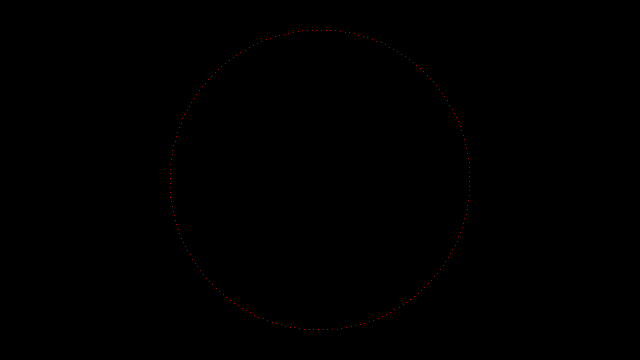
Frame 1 (no input)
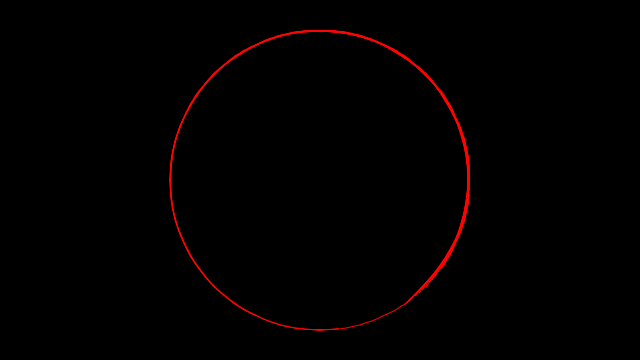
Frame 60 (the mouse pressed at the canvas centre just before this capture)
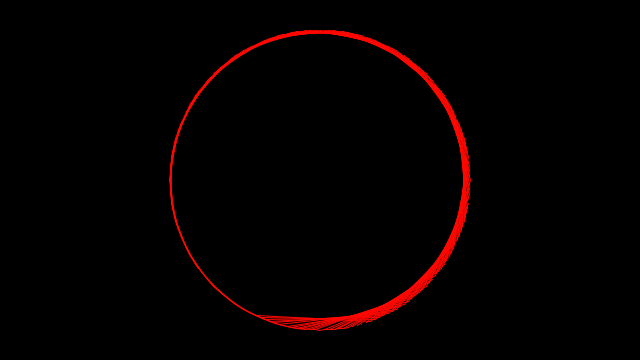
Frame 120 (the mouse held since frame 60 and released just before this capture)

The Processing sketch that drew these frames (run headless with seeded random() and noise(); from frame 60 on, the mouse is pressed at the canvas centre):

// Processing sketch: TimesTable
// ── TimesTable.pde
PVector[] positions;
float radius = 150;
float times = 1;

void setup() {
  size(640, 360);
  colorMode(HSB);

  positions = new PVector[200];
  for (int i = 0; i < positions.length; i++)
    positions[i] = new PVector(cos(float(i)/positions.length*TWO_PI)*radius, sin(float(i)/positions.length*TWO_PI)*radius);
}

void draw() {
  background(0);
  translate(width/2, height/2);
  rotate(float(frameCount%600)/600*TWO_PI);
  
  stroke((times-1)*10%255, 255, 255);
  for (int i = 0; i < positions.length; i++)
    line(positions[i].x, positions[i].y, positions[round(i*times)%positions.length].x, positions[round(i*times)%positions.length].y);

  times+= 0.001*times;
}
